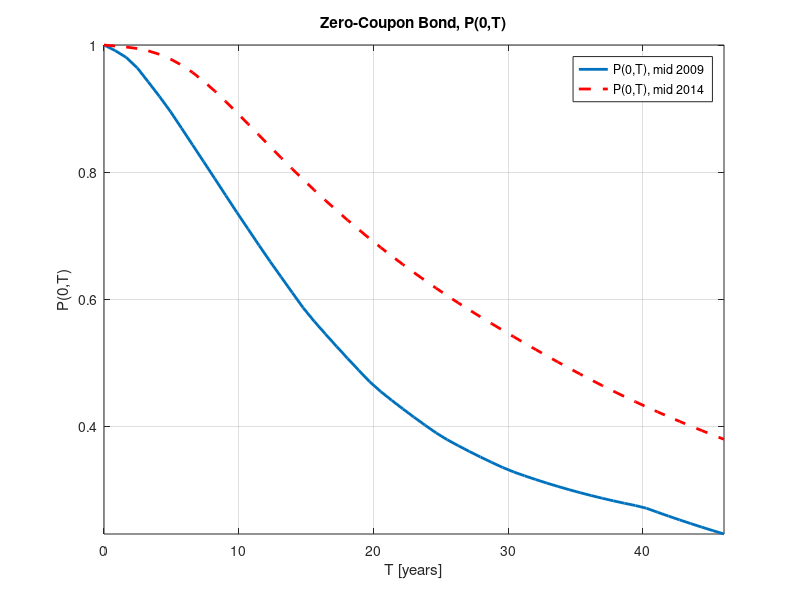
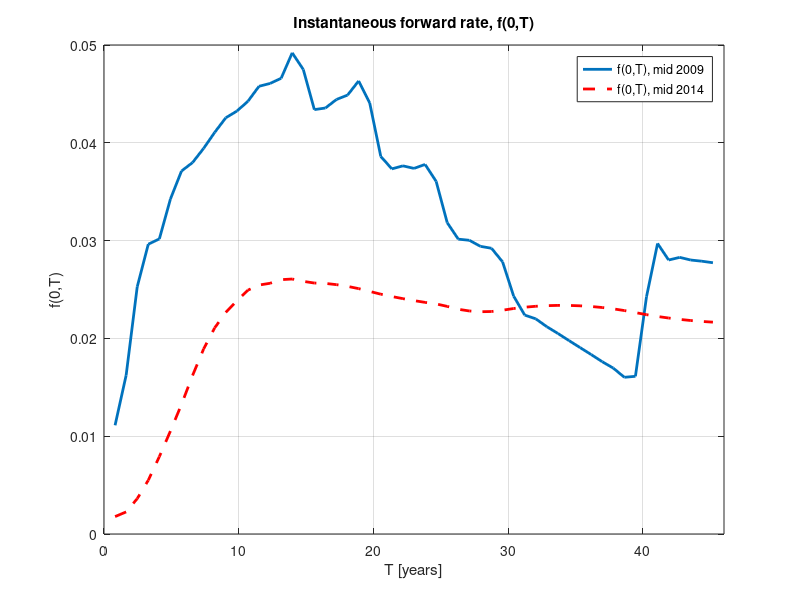

Recreate these plots in MATLAB, in order.
function ZCB_and_Frwd_rate
close all;clc

% Import market data for 2009

t1=[0,0.821900,1.64380,2.46580,3.28770,4.10960,4.93150,5.75340,6.57530,7.39730,8.21920,9.04110,9.86300,10.68490,11.50680,12.32880,13.15070,13.97260,14.79450,15.61640,16.43840,17.26030,18.08220,18.90410,19.7260,20.54790,21.36990,22.19180,23.01370,23.83560,24.65750,25.47950,26.30140,27.12330,27.94520,28.76710,29.5890,30.4110,31.23290,32.05480,32.87670,33.69860,34.52050,35.34250,36.16440,36.98630,37.80820,38.63010,39.45210,40.2740,41.09590,41.91780,42.73970,43.56160,44.38360,45.20550,46.02740];
df1= [1,0.9912650,0.9805340,0.9641250,0.9418240,0.9192670,0.895380,0.8692230,0.8428550,0.8164780,0.7899110,0.7632080,0.7367020,0.7107840,0.684920,0.6594810,0.6349270,0.6105070,0.5862780,0.5650440,0.545270,0.5258950,0.5069240,0.4883650,0.4702220,0.4546480,0.4408020,0.4273960,0.4144180,0.4018510,0.3896830,0.3789860,0.3695590,0.3605050,0.3518070,0.343450,0.3354190,0.3282840,0.3221350,0.3162880,0.310730,0.3054490,0.3004350,0.2956780,0.2911670,0.2868940,0.282850,0.2790270,0.2754190,0.2711330,0.2648390,0.2587240,0.2527820,0.2470070,0.2413950,0.2359390,0.2306360];
    
% and for 2014

t2=[0,0.821900,1.64380,2.46580,3.28770,4.10960,4.93150,5.75340,6.57530,7.39730,8.21920,9.04110,9.86300,10.68490,11.50680,12.32880,13.15070,13.97260,14.79450,15.61640,16.43840,17.26030,18.08220,18.90410,19.7260,20.54790,21.36990,22.19180,23.01370,23.83560,24.65750,25.47950,26.30140,27.12330,27.94520,28.76710,29.5890,30.4110,31.23290,32.05480,32.87670,33.69860,34.52050,35.34250,36.16440,36.98630,37.80820,38.63010,39.45210,40.2740,41.09590,41.91780,42.73970,43.56160,44.38360,45.20550,46.02740];
df2=[1,0.9983970,0.9968090,0.994460,0.9907650,0.985370,0.977910,0.9684380,0.9567750,0.9430350,0.927610,0.9110590,0.8937890,0.8760590,0.858030,0.8402370,0.8225770,0.8051410,0.7881340,0.7716530,0.7555510,0.7398430,0.724550,0.7096920,0.6952860,0.6813370,0.6678080,0.6546720,0.6419040,0.6294840,0.617390,0.6056190,0.5942220,0.583150,0.5723440,0.5617510,0.5513190,0.5410060,0.530820,0.5207770,0.5108910,0.5011740,0.4916370,0.4822890,0.4731410,0.4641990,0.4554720,0.4469650,0.4386860,0.4306370,0.4228050,0.4151740,0.407730,0.4004620,0.3933560,0.3864040,0.3795930];

figure(1)
plot(t1,df1,'LineWidth',2);
hold on
plot(t2,df2,'--r','LineWidth',2);
grid on;
xlabel('T [years]')
ylabel('P(0,T)')
title('Zero-Coupon Bond, P(0,T)')
legend('P(0,T), mid 2009','P(0,T), mid 2014')
axis([0,max(t1),min(df1),max(df1)])

% Shock size

dt     = 0.01;

% Define ZCBs as the interpolated function of market data

P_0_t1 = @(t)interp1(t1,df1,t,'spline');
P_0_t2 = @(t)interp1(t2,df2,t,'spline');

% Instantaneous forward rate 

f_t1   = @(t)-(log(P_0_t1(t+dt))-log(P_0_t1(t-dt)))/(2*dt);
f_t2   = @(t)-(log(P_0_t2(t+dt))-log(P_0_t2(t-dt)))/(2*dt);

figure(2)
plot(t1,f_t1(t1),'LineWidth',2);
hold on
plot(t2,f_t2(t2),'--r','LineWidth',2);
grid on;
xlabel('T [years]')
ylabel('f(0,T)')
title('Instantaneous forward rate, f(0,T)')
legend('f(0,T), mid 2009','f(0,T), mid 2014')
a=axis;
axis([a(1),max(t1),a(3),a(4)])
